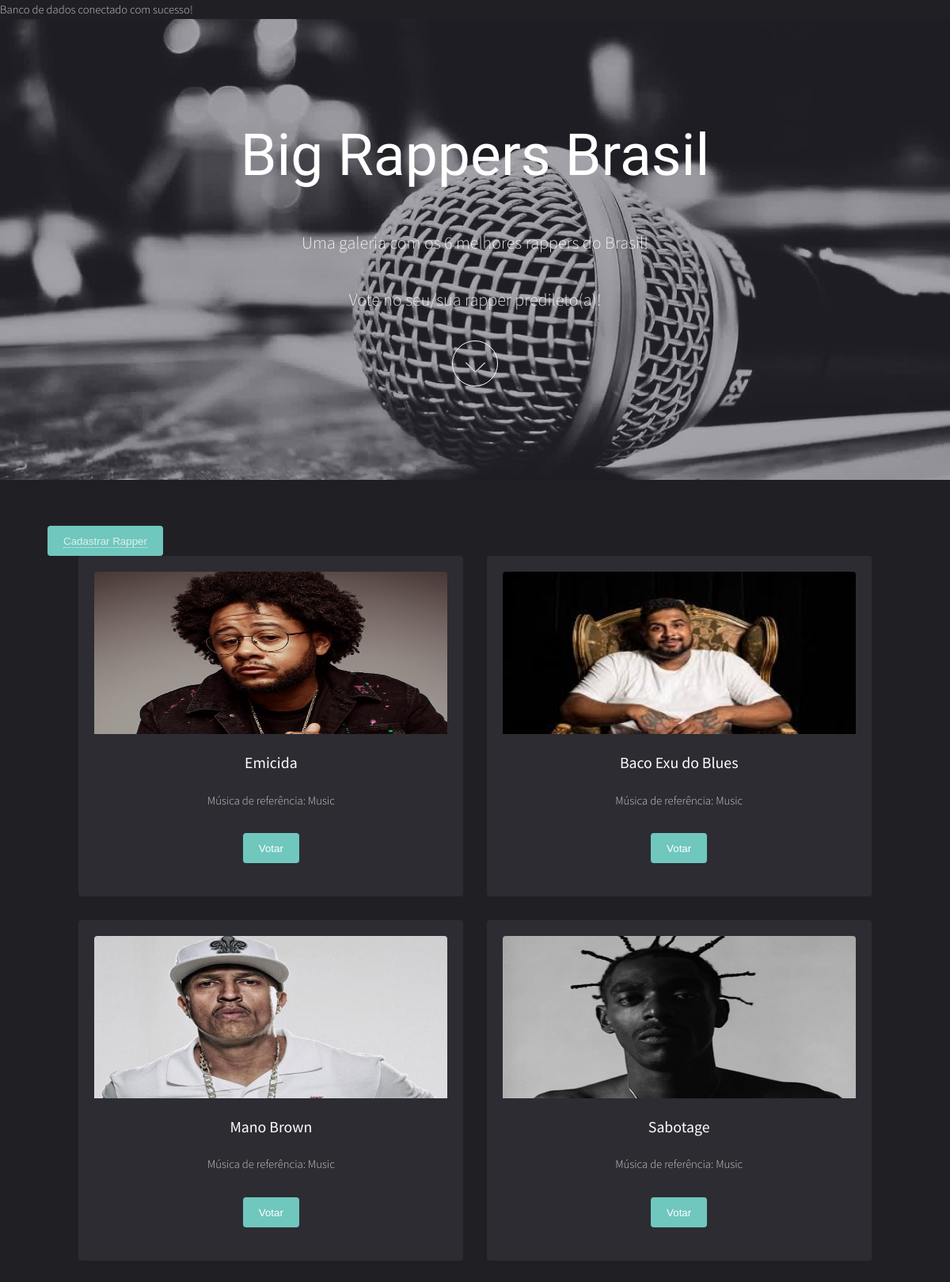
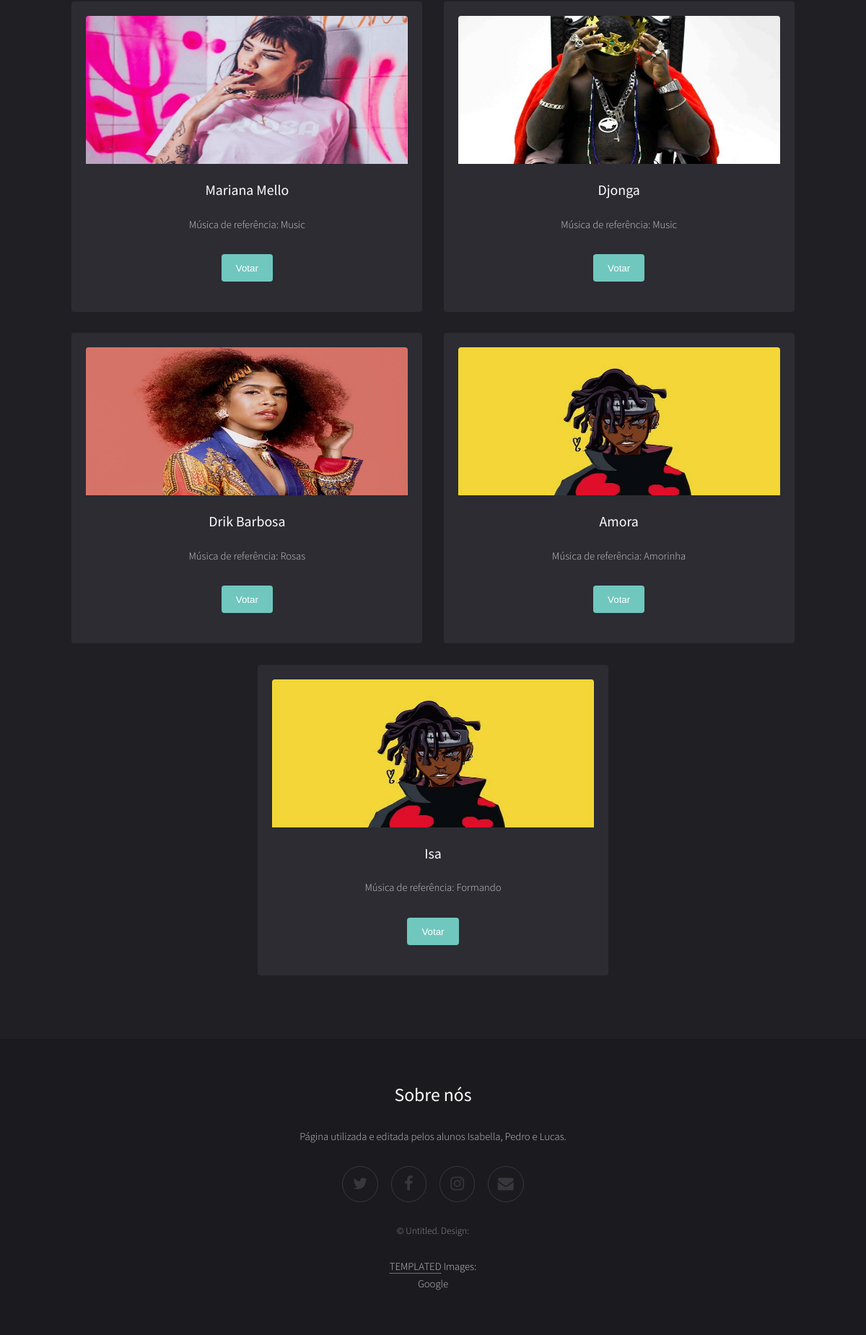
The app's page /index2.php with its own data (2 pictures, top to bottom).
### tables this page shows
CREATE TABLE `rapper` (
  `id` int(11) NOT NULL,
  `nome` varchar(300) NOT NULL,
  `Referência` varchar(50) NOT NULL,
  `Fotografia` varchar(300) NOT NULL,
  `votos` int(11) NOT NULL
);

### consulta.php (called while the page is built, shortened)
<?php include("funcoes.php");
$consulta = consulta($conexao);
function consulta($conexao){
	$script = "SELECT * FROM rapper";
	$consulta = $conexao->query($script);
	if(!$consulta){
		echo "<br>Inserção incorreta! Deu erro!<br>";
		echo $conexao->error;
		echo "<br><br>";
		echo $script;
		echo "<br>";
		echo '<script>alert("Cadastro incorreto!")</script>';
		echo '<script>window.location="cadastro.php"</script>';
	}else{
		return $consulta;
	}
}
?>

### index2.php (the view, shortened to what this page needs)
<?php
include("consulta.php");
?>
<!DOCTYPE HTML>
<html>
<head>
	<link rel="stylesheet" href="assets/css/main.css" />
	<link rel="stylesheet" href="css/estilo.css" />
</head>
<body id="top">
			<section id="banner" data-video="images/banner">
				<div class="inner">
					<header>
						<h1>Big Rappers Brasil</h1>
						<p><br>Uma galeria com os 6 melhores rappers do Brasil!<br> <br> Vote no seu/sua rapper predileto(a)! <br></p>
					</header>
					<a href="#main" class="more">Learn More</a>
				</div>
			</section>
			<div id="main">
				<div class="inner">
					<button><a href="cadastro.php">Cadastrar Rapper</a></button>
					<form name="votacao" action="vota.php" method="POST">
						<div class="thumbnails">
							<?php while ($dados = $consulta->fetch_array()) { ?>
								<div class="box">
									<a href="https://youtu.be/s6zR2T9vn2c" class="image fit">
										<img src=<?php echo $dados['Fotografia'];?> width="320" height="205"/>
									</a>
									<div class="inner">
										<h3><?php echo $dados['nome'];?></h3>
										<p>Música de referência: <?php echo $dados['Referência'];?></p>
										<button type="submit" name="bEmicida" value="Emicida">Votar</button>
									</div>
								</div>
							<?php } ?>
						</div>
					</form>
				</div>
			</div>
			<footer id="footer">
				<div class="inner">
					<h2>Sobre nós</h2>
					<p>Página utilizada e editada pelos alunos Isabella, Pedro e Lucas.</p>
					<ul class="icons">
						<li>
							<a href="#" class="icon fa-twitter"><span class="label">Twitter</span></a>
						</li>
						<li><a href="#" class="icon fa-facebook"><span class="label">Facebook</span></a>
						</li>
						<li><a href="#" class="icon fa-instagram"><span class="label">Instagram</span></a></li>
						<li><a href="#" class="icon fa-envelope"><span class="label">Email</span></a></li>
					</ul>
					<p class="copyright">&copy; Untitled. Design: </p>
					<a href="https://templated.co">TEMPLATED</a>
					Images:<p>Google</p>
				</div>
			</footer>
</body>
</html>

### css/estilo.css (style rules this page uses)
.box { margin: 30px; padding: 20px; display: inline-block; }

### records on screen
rapper: Fotografia (picture), nome "Emicida", Referência "Music"
rapper: Fotografia (picture), nome "Baco Exu do Blues", Referência "Music"
rapper: Fotografia (picture), nome "Mano Brown", Referência "Music"
rapper: Fotografia (picture), nome "Sabotage", Referência "Music"
rapper: Fotografia (picture), nome "Mariana Mello", Referência "Music"
rapper: Fotografia (picture), nome "Djonga", Referência "Music"
rapper: Fotografia (picture), nome "Drik Barbosa", Referência "Rosas"
rapper: Fotografia (picture), nome "Amora", Referência "Amorinha"
rapper: Fotografia (picture), nome "Isa", Referência "Formando"
